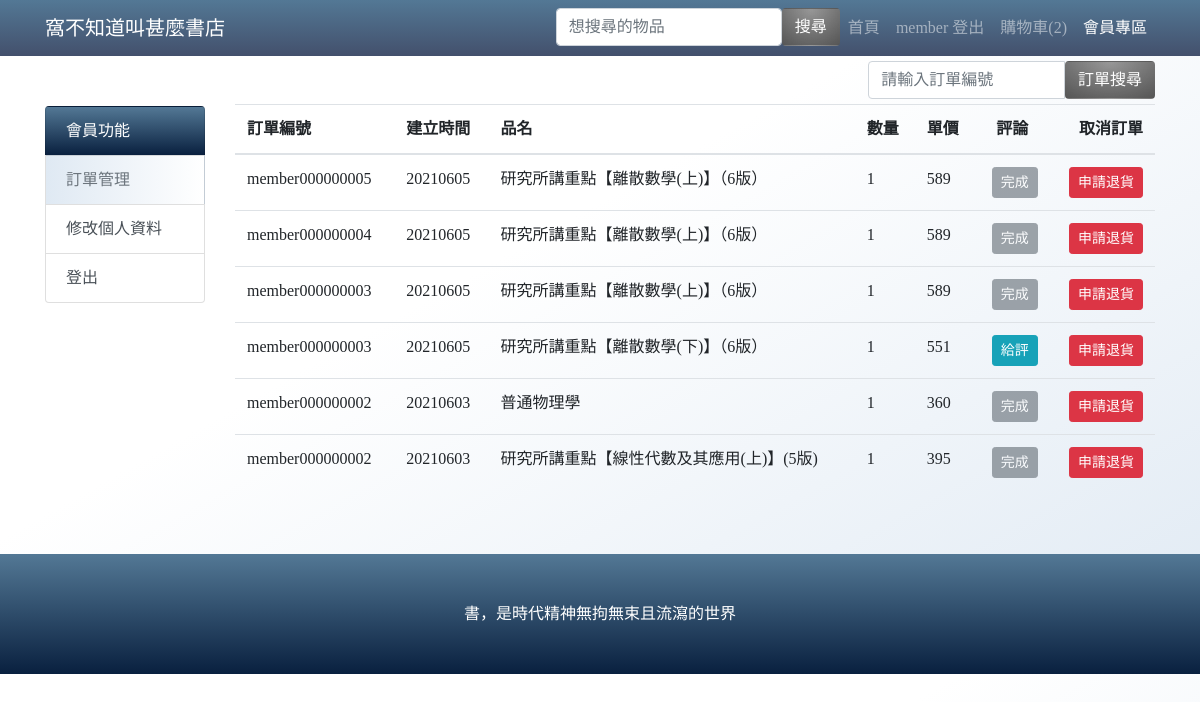
The page /group_22/members_area.php (signed in) on the database its author committed.
### tables this page shows
CREATE TABLE `order_form` (
  `commodity_id` varchar(50) NOT NULL,
  `members_id` varchar(20) NOT NULL,
  `order_count` int(8) NOT NULL,
  `quantity` int(8) NOT NULL,
  `time` int(8) NOT NULL,
  `apply_for_return` int(5) NOT NULL DEFAULT 0,
  `comment` int(5) NOT NULL DEFAULT 0,
  `sequence` int(8) NOT NULL
);

CREATE TABLE `commodity` (
  `pid` int(8) NOT NULL,
  `name` varchar(100) NOT NULL,
  `author` varchar(100) NOT NULL,
  `publisher` varchar(100) NOT NULL,
  `date` date NOT NULL,
  `price` int(100) NOT NULL,
  `summary` varchar(1000) NOT NULL,
  `stock` int(100) NOT NULL,
  `cate` varchar(11) NOT NULL,
  `file_name` varchar(50) NOT NULL,
  `star` int(10) NOT NULL DEFAULT 0,
  `star_count` int(10) NOT NULL DEFAULT 0
);

### group_22/members_area.php (the view, shortened to what this page needs)
<?php
    $rows="";
    if(isset($_GET['index']))
        $index = intval($_GET['index']);
    else
        $index = 0;
    include "link.php";
    $sql = "select order_form.order_count, order_form.quantity, order_form.time, order_form.apply_for_return, order_form.comment, commodity.name, commodity.price, commodity.pid
            from order_form
            left join commodity
            on order_form.commodity_id = commodity.pid
            where order_form.members_id = '".$_SESSION['user_id']."'
            order by order_form.order_count desc, order_form.commodity_id asc";
    if($result = mysqli_query($link,$sql))
    {
        $i=0;
        while($row = mysqli_fetch_assoc($result))
        {
            if($i>=$index*10&&$i<$index*10+10&&$row['time']!=0)
            {
                $num = $row['order_count'];
                $t = $_SESSION['user_id'];
                $bit = 15;
                $num_len = strlen($num)+strlen($t);
                $zero ="";
                for($j=$num_len; $j<$bit; $j++ ){
                 $zero .="0";
                }
                $real_num = $t.$zero.$num;
                $rows.="<tr><td>".$real_num."</td>
                        <td>".$row['time']."</td>
                        <td>".$row['name']."</td>
                        <td>".$row['quantity']."</td>
                        <td>".$row['price']."</td>
                        <td class='text-right'>
                        <div id='".$real_num.$row['pid']."'><button class='btn btn-sm ".($row['comment']==1?'btn-secondary':'btn-info')."' data-toggle='modal' data-target='#exampleModal' ".($row['comment']==1?"disabled":"onclick='change_text(".'"'.$real_num.'"'.",".'"'.$row['name'].'"'.",".$row['pid'].",".$row['order_count'].")'").">".($row['comment']==1?"完成":"給評")."</button></div>
                        </td>
                        <td class='text-right'>
                        <button class='btn btn-sm btn-danger' " . ($row['apply_for_return'] == 1?"disabled":
                        "onClick='area_remove(".$row['pid'].",".$row['order_count'].")'"). "> " .
                        ($row['apply_for_return']==1?"申請退貨中":"申請退貨") . "</button>
                        </td>
                        </tr>";
            }
            $i++;
        }
    }
?>
<!DOCTYPE html>
<html lang="en">
<head>
    <link rel="stylesheet" href="https://maxcdn.bootstrapcdn.com/bootstrap/4.0.0/css/bootstrap.min.css">
    <link href="css/style.css" rel="stylesheet">
    <link rel="stylesheet" href="css/style.css">
</head>
<body <?php if(isset($_GET['a'])){ echo'onload="Swal.fire({';
		echo'		    })"';} ?>>
    <?php include "header.php"; ?>
    <div class="container mb-4">
        <div class="row">
            <?php include "left_side_members.php"; ?>
            <div class="col-lg-10 ">
            <?php if(isset($_GET['type'])&&$_GET['type']=="修改個人資料") {echo'
                <div style="margin-top:50px"></div>
                <form class="form-horizontal" role="form" id="form_mod" name="form_mod" action="" method="POST">
                    <div class="form-group row">
                        <label class="col-lg-3 control-label">密碼重設</label>
                        <div class="col-lg-8">
                            <input type="password" class="form-control" id="password" name="password" placeholder="限8-12個字"';
                            if(isset($_POST['password'])) echo'value="'.$_POST['password'].'"';
                            echo'>
                        </div>
                    </div>
                    <div class="form-group row">
                        <label class="col-lg-3 control-label" ></label>
                        <div class="col-lg-8"  style="color:red;font-weight:bold;" >';
                        if(!isset($_POST['password'])) echo'密碼重設這行為必填的欄位';
                        else if(strlen($_POST['password'])<8) echo'密碼長度必須不小於8';
                        else if(strlen($_POST['password'])>12) echo'密碼長度必須不大於12';echo'</div>
                    </div>
                    <div class="form-group row">
                        <label class="col-lg-3 control-label" >密碼確認</label>
                        <div class="col-lg-8">
                            <input type="password" class="form-control" id="password2" name="password2" placeholder="重新輸入密碼">
                        </div>
                    </div>
                    <div class="form-group row">
                        <label class="col-lg-3 control-label" ></label>
                        <div class="col-lg-8"  style="color:red;font-weight:bold;" >';
                        if(!isset($_POST['password2'])||strlen($_POST['password2'])==0) echo'密碼確認這行為必填的欄位';
                        else if(!isset($_POST['password'])||$_POST['password2']!=$_POST['password']) echo'兩次密碼並不相同，請重新輸入!';echo'</div>
                    </div>
                    <div class="form-group row">
                        <label class="col-lg-3 control-label">E-mail</label>
                        <div class="col-lg-8">
                            <input type="text" class="form-control" id="email" name="email" placeholder="格式如:MyEmail@gmail.com"';
                        if(isset($_POST['email'])) echo'value="'.$_POST['email'].'"';
                       echo '> </div>
                    </div>
                    <div class="form-group row">
                        <label class="col-lg-3 control-label" ></label>
                        <div class="col-lg-8"  style="color:red;font-weight:bold;" >';
                        if(!isset($_POST['email'])) echo'E-mail這行為必填的欄位';
                        else if (!preg_match("/([\w\-]+\@[\w\-]+\.[\w\-]+)/", $_POST['email'])) echo'請輸入正確的電子信箱格式!';
                        echo'</div>
                    </div>
                    <div class="form-group row">
                        <div class="col-lg-5"></div>
                        <div class="col-lg-5">
                            <label>
                                <button type="submit" class="btn btn-primary" >儲&emsp;存</button>
                                <button type="reset" class="btn btn-primary">重　填</button>
                            </label>
                        </div>
                    </div>
                </form>
            ';
            }
            else
            {
                echo'                <div style="margin-top:5px"></div>
                <div class="row">
                    <div class="col-md-8 "></div>
                    <div class="col-md-4 ">
                        <form class="form-inline" name="form_search" id="form_search" action="orderlist.php"
                            method="POST">
                            <div class="input-group">
                                <input class="form-control" aria-label="Search" type="text" id="key_2" name="key_2"
                                    placeholder="請輸入訂單編號"';
                if(isset($_POST['key_2'])) echo 'value="'.$_POST['key_2'].'"';
                echo'>
                                    <button class="btn text-white" type="submit"style="background: linear-gradient(to bottom, rgba(255,255,255,0.15) 0%, rgba(0,0,0,0.15) 100%), radial-gradient(at top center, rgba(255,255,255,0.40) 0%, rgba(0,0,0,0.40) 120%) #989898;
                                            background-blend-mode: multiply,multiply;">訂單搜尋
                                    </button>
                            </div>
                        </form>
                    </div>
                </div>
                <div style="margin-top:5px"></div>
                <div class="table-responsive">
                    <table class="table table-hover">
                        <thead>
                            <tr>
                                <th scope="col">訂單編號 </th>
                                <th scope="col">建立時間</th>
                                <th scope="col" >品名</th>
                                <th scope="col" >數量</th>
                                <th scope="col" >單價</th>
                                <th scope="col" class="text-center">評論</th>
                                <th scope="col" class="text-right">取消訂單</th>
                            </tr>
                        </thead>
                        <tbody>';
                echo $rows ;
                echo '</tbody>
                    </table>
                </div>';
            }
            ?>
            </div>
        </div>
    </div>
    <?php include "footer.php"; ?>
</body>
</html>

### group_22/css/style.css (style rules this page uses)
body { padding-top: 56px; font-family: "微軟正黑體"; background-image: linear-gradient(to bottom right, white 40%, #dfe9f3 100%); }

### rows shown on the page
order_form: order_count "member000000005", time "20210605", commodity.name "研究所講重點【離散數學(上)】（6版）", quantity "1", commodity.price "589", comment "完成", apply_for_return "申請退貨"
order_form: order_count "member000000004", time "20210605", commodity.name "研究所講重點【離散數學(上)】（6版）", quantity "1", commodity.price "589", comment "完成", apply_for_return "申請退貨"
order_form: order_count "member000000003", time "20210605", commodity.name "研究所講重點【離散數學(上)】（6版）", quantity "1", commodity.price "589", comment "完成", apply_for_return "申請退貨"
order_form: order_count "member000000003", time "20210605", commodity.name "研究所講重點【離散數學(下)】（6版）", quantity "1", commodity.price "551", comment "給評", apply_for_return "申請退貨"
order_form: order_count "member000000002", time "20210603", commodity.name "普通物理學", quantity "1", commodity.price "360", comment "完成", apply_for_return "申請退貨"
order_form: order_count "member000000002", time "20210603", commodity.name "研究所講重點【線性代數及其應用(上)】(5版)", quantity "1", commodity.price "395", comment "完成", apply_for_return "申請退貨"

### other values the page prints
$_SESSION[user_id] "member"
$cart_count "2"
